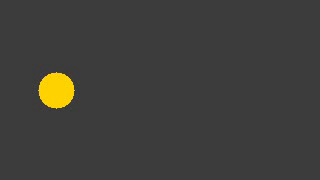
#> input picture frame 3 of Part0/cvip_outputs/moving_ball.avi, 320 x 180 px
$ jupyter execute OpenCV_Curriculum_Hoc_Chi_Tiet.ipynb   (shell and % lines are left out)   (older library calls are emulated)
#> lines starting #> are read from the running program, lines starting #| are printed output that depends on the picture; after the words box and inside, x2 and y2 are one past the last pixel; in counts of white or black regions, pixels touching at a corner belong together
# Học Computer Vision & Image Processing với OpenCV
## Giải thích tiếng Việt, thí nghiệm trực quan và bài tập theo 9 mô-đun

**Nguồn tổ chức chương trình:** [OpenCV University — Detailed Curriculum](https://opencv.org/pdf/Curriculum-Fundamentals-of-Computer-Vision-Image-Processing-OpenCV.pdf), PDF 8 trang.

PDF nguồn là **đề cương**, không phải giáo trình có lời giải. Notebook này dùng thứ tự 9 mô-đun làm khung; các diễn giải, dữ liệu mô phỏng, code, câu hỏi và lời giải là nội dung biên soạn bổ sung. Đây không phải bản dịch nguyên văn hay tài liệu chính thức của OpenCV University.

**Bạn sẽ học được:** ảnh được biểu diễn thế nào, chọn phép xử lý theo vấn đề, hiểu đầu ra của thuật toán, xây dựng một pipeline và nhận ra giới hạn của kết quả.

### Cách học
1. Chọn kernel Python và chạy từ trên xuống. Đọc mục tiêu trước khi chạy mỗi ví dụ.
2. Dự đoán ảnh đầu ra, chạy code, so sánh với dự đoán.
3. Thay đổi một tham số mỗi lần và ghi lại tác động.
4. Làm bài tập trước khi mở phần gợi ý cuối notebook.

Ví dụ chính dùng ảnh tự tạo, không cần tải bộ dữ liệu hoặc bật camera. Các ví dụ GUI, webcam, video và mạng học sâu được đặt trong hàm hoặc điều kiện tùy chọn để **Run All không mở cửa sổ, bật camera hay tự tải mô hình**.

### Bản đồ nội dung
| Mô-đun | Nội dung học | Kết quả thực hành |
|---|---|---|
| [1](#m1) | Ảnh số và thao tác OpenCV | ROI, mask, màu, alpha, annotation |
| [2](#m2) | Video và tương tác | Tạo/đọc video, callback chuột |
| [3](#m3) | Xử lý ảnh nhị phân | Morphology, đếm vùng, contour, blob, QR |
| [4](#m4) | Tăng cường và lọc ảnh | Màu, histogram, nhiễu, gradient, autofocus |
| [5](#m5) | Nhiếp ảnh tính toán | Hough, HDR, inpainting, cloning, chroma key |
| [6](#m6) | Hình học và đặc trưng | Affine, homography, ORB, RANSAC, scanner |
| [7](#m7) | Nhận dạng | GrabCut, HOG + SVM, cascade |
| [8](#m8) | Video và tracking | Optical flow, Kalman, MeanShift, ghép detection |
| [9](#m9) | Học sâu với OpenCV | Blob, NMS, suy luận có điều kiện |

**Kiến thức cần trước:** biến, hàm, vòng lặp Python; slicing NumPy; khái niệm ma trận. Công thức được giải thích ngay tại nơi sử dụng.

## 0. Chuẩn bị môi trường

Cài gói trong **đúng kernel đang sử dụng** nếu chưa có:

```python
%pip install numpy matplotlib "opencv-python>=4.10,<5"
```

Notebook dùng API OpenCV 4.x. Nếu cần CSRT hoặc các tính năng contrib, dùng `opencv-contrib-python>=4.10,<5` **thay cho** `opencv-python`. Không cài đồng thời nhiều biến thể OpenCV trong cùng môi trường vì chúng dùng chung tên `cv2`. Môi trường không có màn hình có thể dùng `opencv-python-headless>=4.10,<5`; các cửa sổ `imshow` sẽ không hoạt động. Khởi động lại kernel sau khi đổi bản OpenCV.

Code dưới đây in phiên bản thực tế, tạo thư mục `cvip_outputs` và định nghĩa hàm hiển thị. Các hình Matplotlib dùng nhãn ngắn tiếng Anh để giảm lỗi font; phần giải thích dùng tiếng Việt.

[cell 1]
from pathlib import Path
import sys
import cv2
import numpy as np
import matplotlib.pyplot as plt

OUT = Path('cvip_outputs') # đường dẫn folder
OUT.mkdir(exist_ok=True) # Tạo folder nếu chưa có
rng = np.random.default_rng(2026) # tạo một random number generator của NumPy
print('Python:', sys.version.split()[0])
print('OpenCV:', cv2.__version__)
print('NumPy:', np.__version__)

def show(items, cols=3, figsize=None):
    # items: [(title, image), ...]; ảnh màu trong notebook luôn là BGR.
    rows = (len(items) + cols - 1) // cols
    fig, axes = plt.subplots(rows, cols, squeeze=False,
                             figsize=figsize or (5 * cols, 3.5 * rows))
    for ax in axes.ravel():
        ax.axis('off')
    for ax, (title, img) in zip(axes.ravel(), items):
        if img.ndim == 2:
            ax.imshow(img, cmap='gray', vmin=0, vmax=255)
        elif img.shape[2] == 4:
            ax.imshow(cv2.cvtColor(img, cv2.COLOR_BGRA2RGBA))
        else:
            ax.imshow(cv2.cvtColor(img, cv2.COLOR_BGR2RGB))
        ax.set_title(title)
    plt.tight_layout()
    plt.show()

# [8 lines left out: function read_image, not called in this run]

def save_image(path, img):
    path = Path(path)

    if img is None or not isinstance(img, np.ndarray):
        raise ValueError('Ảnh đầu vào không hợp lệ.')

    path.parent.mkdir(parents=True, exist_ok=True)

    ok, buf = cv2.imencode(path.suffix, img)
    if not ok:
        raise ValueError(f'Không mã hóa được ảnh: {path}')

    try:
        buf.tofile(path)
    except OSError as exc:
        raise OSError(f'Không ghi được ảnh: {path}') from exc

<a id="m1"></a>
## 1. Getting Started — Hiểu ảnh trước khi xử lý

### 1.1. Xử lý ảnh khác thị giác máy tính thế nào?
- **Xử lý ảnh:** biến đổi hoặc phân tích dữ liệu ảnh, ví dụ khử nhiễu và tăng tương phản.
- **Thị giác máy tính:** suy ra thông tin về cảnh, ví dụ vị trí và số lượng phương tiện.
- Có vùng giao thoa: phân đoạn và trích xuất đặc trưng có thể phục vụ cả hai.

### 1.2. Ảnh được tạo và lưu như thế nào?
Ánh sáng từ cảnh đi qua hệ quang học và được cảm biến đo. Ảnh số xuất hiện sau lấy mẫu theo không gian và lượng tử hóa giá trị đo. Đây là mô tả đơn giản; camera còn có xử lý màu, nhiễu và đáp ứng cảm biến.

Trong mô hình pinhole lý tưởng: $u=f_xX/Z+c_x$, $v=f_yY/Z+c_y$. Vật xa hơn có kích thước chiếu nhỏ hơn. Ảnh thật có méo thấu kính và không nhất thiết tuân theo hoàn toàn mô hình lý tưởng.

Ảnh xám có shape `(H, W)`, ảnh màu `(H, W, 3)`. Với `uint8`, giá trị nằm trong 0–255. OpenCV dùng thứ tự BGR; NumPy truy cập `image[y, x]`. `cv2.resize` nhận kích thước theo `(width, height)`.

### Thí nghiệm 1A: pixel, kênh màu, crop và resize
Quan sát ba hình màu và so sánh các kênh. Vùng đỏ sẽ sáng trong kênh R và tối trong kênh B. ROI lấy bằng slicing có thể là **view**; dùng `.copy()` nếu cần sửa riêng.

[cell 2]
scene = np.full((300, 480, 3), 235, np.uint8)
cv2.rectangle(scene, (40, 30), (180, 150), (220, 100, 0), -1)
cv2.circle(scene, (280, 90), 50, (0, 220, 220), -1)
cv2.ellipse(scene, (410, 100), (60, 40), 30, 0, 360,
            (180, 0, 180), -1)
cv2.line(scene, (30, 220), (460, 250), (100, 100, 100), 5)
cv2.putText(scene, 'Image Demo 456', (40, 205),
            cv2.FONT_HERSHEY_SIMPLEX, 0.8,
            (0, 0, 0), 2)
b, g, r = cv2.split(scene)
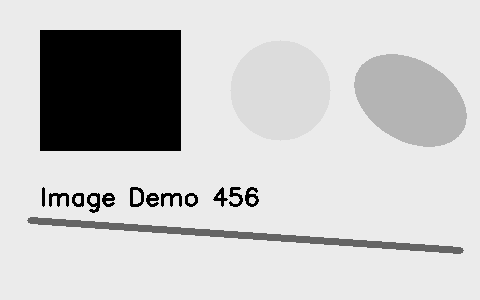
#> r: shape (300, 480); min 0, max 235, mean 198.1
roi = scene[20:180, 20:190].copy()
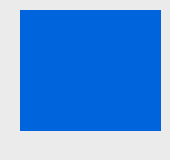
#> roi: shape (160, 170, 3); mean of channels 0, 1, 2 225.6, 150.3, 87.6; drawn as B, G, R
small = cv2.resize(scene, (240, 150), interpolation=cv2.INTER_AREA)
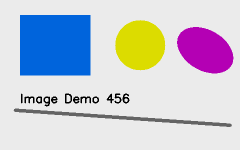
#> small: shape (150, 240, 3); mean of channels 0, 1, 2 212.2, 200.4, 198.1; drawn as B, G, R
save_image(OUT / 'scene.png', scene)
#> in save_image, `ok, buf = cv2.imencode(path.suffix, img)`: buf = 5527 values, max 255 at index 1541, min 0 at index 8, mean 118.7
assert np.array_equal(cv2.merge([b, g, r]), scene)
print('shape, dtype:', scene.shape, scene.dtype)
#| shape, dtype: (300, 480, 3) uint8
print('Pixel trong hình đỏ BGR:', scene[70, 60])
#| Pixel trong hình đỏ BGR: [220 100   0]
show([('Scene', scene), ('Blue channel', b), ('Red channel', r),
      ('ROI', roi), ('Resized', small), ('Green channel', g)])
#> in show, `plt.show()`:
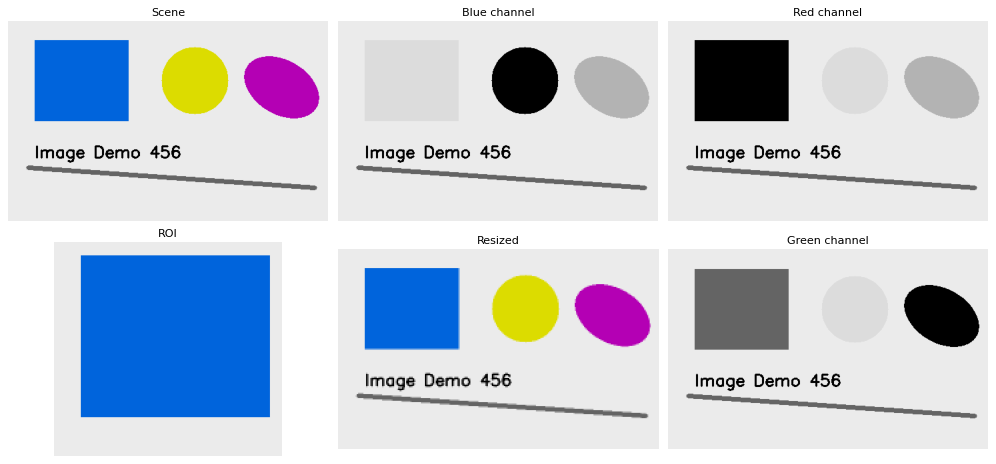
#> figure drawn by matplotlib, 6 panels

### 1.3. Độ sáng, tương phản và kiểu dữ liệu
Phép biến đổi tuyến tính: $J=\mathrm{clip}(\alpha I+\beta,0,255)$. $\alpha$ thay đổi tương phản, $\beta$ dịch độ sáng. Chuyển sang số thực trước khi tính; cộng trực tiếp trên `uint8` bằng NumPy có thể quay vòng.

`cv2.add` cộng bão hòa; `cv2.convertScaleAbs` còn lấy trị tuyệt đối nên không hoàn toàn tương đương công thức trên khi có giá trị âm.

### 1.4. Mask và alpha
Mask nhị phân chọn vùng xử lý; alpha cho phép pha trộn mềm:

$$C=\alpha F+(1-\alpha)B$$

Alpha 0 là nền, alpha 1 là lớp phủ. Ví dụ kính dưới đây dùng vị trí thiết kế sẵn để học compositing; chưa tự tìm mắt hay khuôn mặt.

[cell 3]
linear = np.clip(scene.astype(np.float32) * 1.2 + 20, 0, 255).astype(np.uint8)
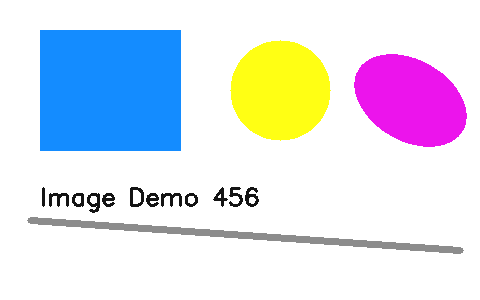
#> linear: shape (300, 480, 3); mean of channels 0, 1, 2 236.3, 224, 221.3; drawn as B, G, R
mask = np.zeros(scene.shape[:2], np.uint8)
cv2.circle(mask, (265, 105), 65, 255, -1)
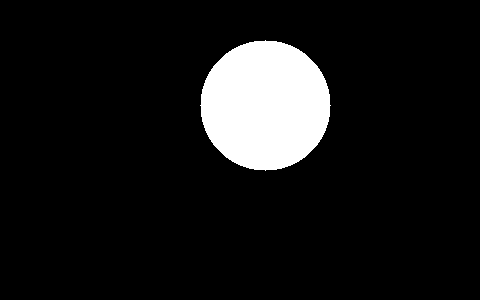
#> mask: shape (300, 480); 9.2% white; 1 white region, box (x1, y1, x2, y2) and area: (200, 40, 331, 171) 13273
masked = cv2.bitwise_and(scene, scene, mask=mask)

face = np.full((240, 320, 3), (210, 230, 245), np.uint8)
cv2.ellipse(face, (160, 120), (100, 110), 0, 0, 360, (150, 195, 225), -1)
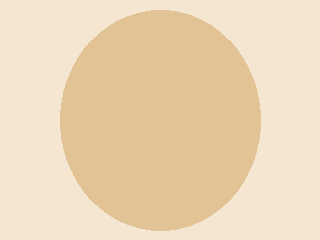
#> face: shape (240, 320, 3); mean of channels 0, 1, 2 182.8, 214.1, 235.9; drawn as B, G, R
overlay = np.zeros_like(face)
alpha_mask = np.zeros(face.shape[:2], np.uint8)
for center in [(115, 95), (205, 95)]:
    cv2.ellipse(alpha_mask, center, (38, 23), 0, 0, 360, 190, -1)
#> alpha_mask: shape (240, 320); values 0 (black) and 190 (white), 7.4% white; 2 white regions, box (x1, y1, x2, y2) and area: (77, 72, 154, 119) 2839, (167, 72, 244, 119) 2839
cv2.line(alpha_mask, (150, 95), (170, 95), 255, 5)
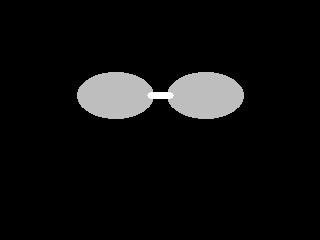
#> alpha_mask: shape (240, 320); min 0, max 255, mean 14.4
alpha = alpha_mask[..., None].astype(np.float32) / 255
glasses = (alpha * overlay + (1 - alpha) * face).astype(np.uint8)
bgra = np.dstack([overlay, alpha_mask])
save_image(OUT / 'glasses_bgra.png', bgra)
print('NumPy uint8:', (np.array([250], np.uint8) + np.array([20], np.uint8))[0])
print('OpenCV saturating add:', cv2.add(np.array([[250]], np.uint8),
                                          np.array([[20]], np.uint8))[0, 0])
#| OpenCV saturating add: 255
show([('Brightness / contrast', linear), ('Mask', mask), ('Masked', masked),
      ('Face mockup', face), ('Alpha mask', alpha_mask), ('Sunglasses', glasses)])
#> call 2 of show, with cols = 3
#> in show (call 2), `plt.show()`:
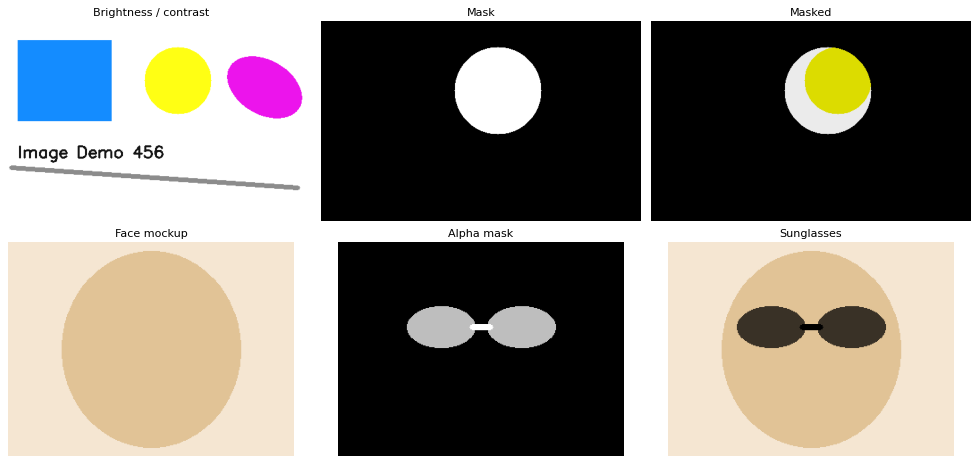
#> figure drawn by matplotlib, 6 panels

**Tự kiểm tra mô-đun 1**
1. Vì sao pixel đỏ BGR có giá trị lớn ở vị trí thứ ba?
2. Đổi `alpha_mask` từ 190 sang 80: kính tối hơn hay trong hơn?
3. Tạo mask hình chữ nhật và chỉ tăng độ sáng bên trong mask.
4. Đọc lại `scene.png`; kiểm tra kích thước và sai khác pixel với ảnh gốc. PNG là nén không mất dữ liệu cho ví dụ này; JPEG thường không bảo toàn từng pixel.

<a id="m2"></a>
## 2. Video IO & GUI — Ảnh thay đổi theo thời gian

Video là chuỗi khung hình kèm thông tin thời gian. FPS là số khung hình mỗi giây; codec là phương pháp mã hóa; AVI/MP4 là container, không phải codec. Với FPS cố định, $t=n/\mathrm{FPS}$; video tốc độ khung hình biến thiên cần chú ý timestamp.

### Thí nghiệm 2A: ghi và đọc video tự tạo
Tạo 30 khung ở 15 FPS, dự kiến dài khoảng 2 giây. Cần `isOpened()`, kiểm tra `read()` và luôn `release()`. Codec có thể khác nhau giữa máy nên ví dụ bỏ qua có thông báo nếu encoder không mở được.

[cell 4]
frames = []
for t in range(30):
    frame = np.full((180, 320, 3), 60, np.uint8)
    cv2.circle(frame, (35 + 7 * t, 90), 18, (0, 210, 255), -1)
    frames.append(frame)
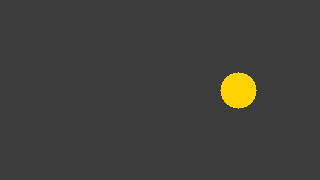
#> frame: shape (180, 320, 3); mean of channels 0, 1, 2 58.9, 62.6, 63.4; drawn as B, G, R
video_path = OUT / 'moving_ball.avi'
writer = cv2.VideoWriter(str(video_path), cv2.VideoWriter_fourcc(*'MJPG'),
                         15.0, (320, 180))
written = writer.isOpened()
try:
    if written:
        for frame in frames:
            writer.write(frame)
finally:
    writer.release()
if written:
    cap = cv2.VideoCapture(str(video_path))
    count = 0
    try:
        fps_read = cap.get(cv2.CAP_PROP_FPS)
        while True:
            ok, frame = cap.read()
#> frame is the input picture: shape (180, 320, 3); mean B, G, R 59, 62.6, 63.4
            if not ok:
                break
            count += 1
    finally:
        cap.release()
    print(f'Read {count} frames, FPS={fps_read:.1f}')
else:
    print('Codec MJPG không khả dụng; vẫn có frames trong bộ nhớ để học.')
show([('Frame 0', frames[0]), ('Frame 15', frames[15]), ('Frame 29', frames[29])])
